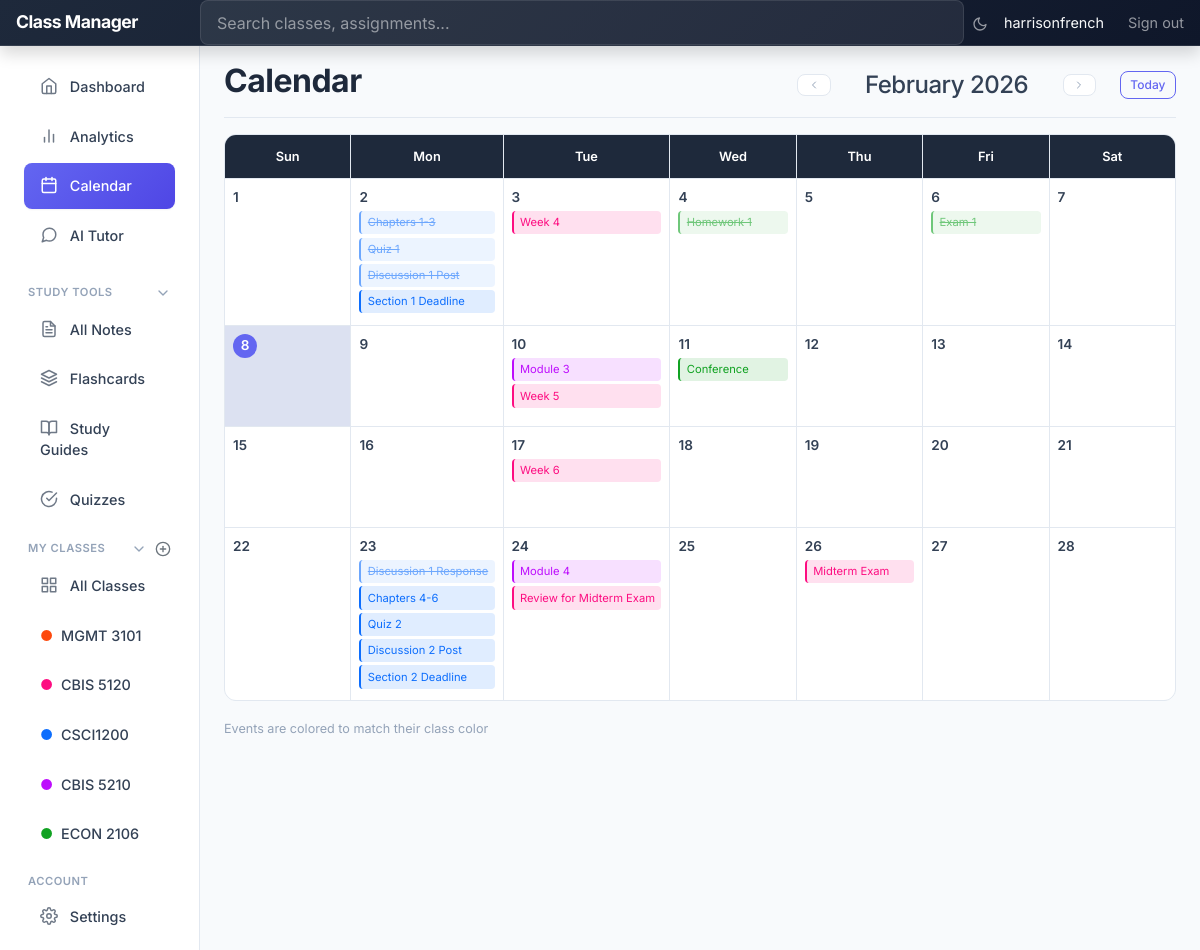
The app's page /calendar (signed in) with its own data.
### tables this page shows
CREATE TABLE users (
            id INTEGER PRIMARY KEY AUTOINCREMENT,
            email TEXT UNIQUE NOT NULL,
            username TEXT UNIQUE NOT NULL,
            password_hash TEXT NOT NULL,
            created_at TIMESTAMP DEFAULT CURRENT_TIMESTAMP,
            updated_at TIMESTAMP DEFAULT CURRENT_TIMESTAMP
        );

CREATE TABLE classes (
            id INTEGER PRIMARY KEY AUTOINCREMENT,
            name TEXT NOT NULL,
            code TEXT,
            instructor TEXT,
            semester TEXT,
            color TEXT DEFAULT '#0d6efd',
            description TEXT,
            created_at TIMESTAMP DEFAULT CURRENT_TIMESTAMP,
            updated_at TIMESTAMP DEFAULT CURRENT_TIMESTAMP
        , syllabus_filename TEXT, user_id INTEGER REFERENCES users(id));

CREATE TABLE assignments (
            id INTEGER PRIMARY KEY AUTOINCREMENT,
            class_id INTEGER NOT NULL,
            title TEXT NOT NULL,
            description TEXT,
            due_date DATE,
            points INTEGER,
            status TEXT DEFAULT 'pending',
            created_at TIMESTAMP DEFAULT CURRENT_TIMESTAMP,
            FOREIGN KEY (class_id) REFERENCES classes (id) ON DELETE CASCADE
        );

CREATE TABLE calendar_events (
            id INTEGER PRIMARY KEY AUTOINCREMENT,
            class_id INTEGER NOT NULL,
            title TEXT NOT NULL,
            description TEXT,
            event_date DATE,
            event_type TEXT DEFAULT 'other',
            created_at TIMESTAMP DEFAULT CURRENT_TIMESTAMP,
            FOREIGN KEY (class_id) REFERENCES classes (id) ON DELETE CASCADE
        );

### app/routes.py (the view)
@app.route('/calendar')
@login_required
def calendar():
    db = get_db()
    user_id = session['user_id']
    today = date.today()
    year = request.args.get('year', today.year, type=int)
    month = request.args.get('month', today.month, type=int)
    if month < 1:
        month = 12
        year -= 1
    elif month > 12:
        month = 1
        year += 1
    cursor = db.execute('''
        SELECT a.*, c.name as class_name, c.code as class_code, c.color as class_color
        FROM assignments a
        JOIN classes c ON a.class_id = c.id
        WHERE c.user_id = ?
        ORDER BY a.due_date ASC
    ''', (user_id,))
    assignments = cursor.fetchall()
    cursor = db.execute('''
        SELECT e.*, c.name as class_name, c.code as class_code, c.color as class_color
        FROM calendar_events e
        JOIN classes c ON e.class_id = c.id
        WHERE c.user_id = ?
        ORDER BY e.event_date ASC
    ''', (user_id,))
    events = cursor.fetchall()
    events_by_date = {}
    for assignment in assignments:
        if assignment['due_date']:
            date_str = assignment['due_date']
            if date_str not in events_by_date:
                events_by_date[date_str] = []
            status = assignment['status']
            try:
                due_date = datetime.strptime(date_str, '%Y-%m-%d').date()
                if due_date < today and status != 'completed':
                    status = 'completed'
            except ValueError:
                pass
            events_by_date[date_str].append({
                'title': assignment['title'],
                'type': 'assignment',
                'class_name': assignment['class_name'],
                'class_color': assignment['class_color'],
                'status': status
            })
    for event in events:
        if event['event_date']:
            date_str = event['event_date']
            if date_str not in events_by_date:
                events_by_date[date_str] = []
            events_by_date[date_str].append({
                'title': event['title'],
                'type': event['event_type'] or 'other',
                'class_name': event['class_name'],
                'class_color': event['class_color']
            })
    calendar_days = []
    month_calendar = cal.Calendar(firstweekday=6)  # Sunday first
    for day_date in month_calendar.itermonthdates(year, month):
        date_str = day_date.strftime('%Y-%m-%d')
        day_events = events_by_date.get(date_str, [])
        calendar_days.append({
            'day': day_date.day,
            'date': date_str,
            'current_month': day_date.month == month,
            'is_today': day_date == today,
            'events': day_events
        })
    prev_month = month - 1
    prev_year = year
    if prev_month < 1:
        prev_month = 12
        prev_year -= 1
    next_month = month + 1
    next_year = year
    if next_month > 12:
        next_month = 1
        next_year += 1
    month_name = cal.month_name[month]
    return render_template(
        'calendar.html',
        calendar_days=calendar_days,
        year=year,
        month_name=month_name,
        prev_year=prev_year,
        prev_month=prev_month,
        next_year=next_year,
        next_month=next_month
    )

### app/templates/calendar.html (shortened to what this page needs)
{% extends "dashboard_base.html" %}
{% block content %}
<div class="d-flex justify-content-between flex-wrap flex-md-nowrap align-items-center pt-3 pb-2 mb-3 border-bottom">
    <h1 class="h2">Calendar</h1>
    <div class="calendar-nav">
        <a href="{{ url_for('calendar', year=prev_year, month=prev_month) }}" class="btn btn-sm btn-outline-secondary">
            <span data-feather="chevron-left"></span>
        </a>
        <h2 class="h4">{{ month_name }} {{ year }}</h2>
        <a href="{{ url_for('calendar', year=next_year, month=next_month) }}" class="btn btn-sm btn-outline-secondary">
            <span data-feather="chevron-right"></span>
        </a>
        <a href="{{ url_for('calendar') }}" class="btn btn-sm btn-outline-primary ms-2">Today</a>
    </div>
</div>
<div class="calendar-grid">
    <div class="calendar-header">Sun</div>
    <div class="calendar-header">Mon</div>
    <div class="calendar-header">Tue</div>
    <div class="calendar-header">Wed</div>
    <div class="calendar-header">Thu</div>
    <div class="calendar-header">Fri</div>
    <div class="calendar-header">Sat</div>
    {% for day in calendar_days %}
    <div class="calendar-day {% if not day.current_month %}other-month{% endif %} {% if day.is_today %}today{% endif %}">
        <div class="day-number">{{ day.day }}</div>
        {% for event in day.events %}
        <div class="calendar-event {% if event.status == 'completed' %}completed{% endif %}"
             title="{{ event.title }}{% if event.class_name %} - {{ event.class_name }}{% endif %}"
             style="background: {{ event.class_color }}20; color: {{ event.class_color }}; border-left: 2px solid {{ event.class_color }};">
            {{ event.title }}
        </div>
        {% endfor %}
    </div>
    {% endfor %}
</div>
<div class="mt-3">
    <small class="text-muted">Events are colored to match their class color</small>
</div>
{% endblock %}

### app/templates/dashboard_base.html (shortened to what this page needs)
<!DOCTYPE html>
<html lang="en">
<head>
    <link href="https://cdn.jsdelivr.net/npm/bootstrap@5.3.0/dist/css/bootstrap.min.css" rel="stylesheet">
    <link href="{{ url_for('static', filename='css/dashboard.css') }}" rel="stylesheet">
</head>
<body>
    <header class="navbar navbar-dark sticky-top bg-dark flex-md-nowrap p-0 shadow">
        <a class="navbar-brand col-md-3 col-lg-2 me-0 px-3" href="{{ url_for('dashboard') }}">Class Manager</a>
        <form class="w-100" action="{{ url_for('search') }}" method="GET">
            <input class="form-control form-control-dark w-100" type="text" name="q" placeholder="Search classes, assignments..." aria-label="Search" style="color: #fff;">
        </form>
        <div class="navbar-nav">
            <div class="nav-item text-nowrap d-flex align-items-center">
                <button class="btn btn-link nav-link px-2" onclick="toggleTheme()" title="Toggle dark mode" style="font-size: 1.1rem;">
                    <span id="themeIcon" data-feather="moon"></span>
                </button>
                {% if g.user %}
                <span class="text-light px-2">{{ g.user.username }}</span>
                <a class="nav-link px-3" href="{{ url_for('auth.logout') }}">Sign out</a>
                {% else %}
                <a class="nav-link px-3" href="{{ url_for('auth.login') }}">Sign in</a>
                {% endif %}
            </div>
        </div>
    </header>
    <div class="container-fluid">
        <div class="row">
            <nav id="sidebarMenu" class="col-md-3 col-lg-2 d-md-block bg-light sidebar collapse">
                <div class="position-sticky pt-3 sidebar-sticky">
                    <ul class="nav flex-column">
                        <li class="nav-item">
                            <a class="nav-link {% if request.endpoint == 'dashboard' %}active{% endif %}" href="{{ url_for('dashboard') }}">
                                <span data-feather="home"></span>
                                Dashboard
                            </a>
                        </li>
                        <li class="nav-item">
                            <a class="nav-link {% if 'analytics' in request.endpoint %}active{% endif %}" href="{{ url_for('analytics.dashboard') }}">
                                <span data-feather="bar-chart-2"></span>
                                Analytics
                            </a>
                        </li>
                        <li class="nav-item">
                            <a class="nav-link {% if request.endpoint == 'calendar' %}active{% endif %}" href="{{ url_for('calendar') }}">
                                <span data-feather="calendar"></span>
                                Calendar
                            </a>
                        </li>
                        <li class="nav-item">
                            <a class="nav-link {% if 'ai_chat' in request.endpoint %}active{% endif %}" href="{{ url_for('ai_chat.chat_home') }}">
                                <span data-feather="message-circle"></span>
                                AI Tutor
                            </a>
                        </li>
                    </ul>
                    <h6 class="sidebar-heading d-flex justify-content-between align-items-center px-3 mt-4 mb-1 text-muted">
                        <a class="text-muted text-decoration-none d-flex align-items-center w-100" data-bs-toggle="collapse" href="#studyToolsCollapse" role="button" aria-expanded="true" aria-controls="studyToolsCollapse">
                            <span>Study Tools</span>
                            <span data-feather="chevron-down" class="ms-auto collapse-icon" style="width: 16px; height: 16px;"></span>
                        </a>
                    </h6>
                    <div class="collapse show" id="studyToolsCollapse">
                        <ul class="nav flex-column mb-2">
                            <li class="nav-item">
                                <a class="nav-link {% if request.endpoint == 'notes.list_notes' %}active{% endif %}" href="{{ url_for('notes.list_notes') }}">
                                    <span data-feather="file-text"></span>
                                    All Notes
                                </a>
                            </li>
                            <li class="nav-item">
                                <a class="nav-link {% if 'flashcards' in request.endpoint %}active{% endif %}" href="{{ url_for('flashcards.list_decks') }}">
                                    <span data-feather="layers"></span>
                                    Flashcards
                                </a>
                            </li>
                            <li class="nav-item">
                                <a class="nav-link {% if 'study_guides' in request.endpoint %}active{% endif %}" href="{{ url_for('study_guides.list_guides') }}">
                                    <span data-feather="book-open"></span>
                                    Study Guides
                                </a>
                            </li>
                            <li class="nav-item">
                                <a class="nav-link {% if 'quizzes' in request.endpoint %}active{% endif %}" href="{{ url_for('quizzes.list_quizzes') }}">
                                    <span data-feather="check-circle"></span>
                                    Quizzes
                                </a>
                            </li>
                        </ul>
                    </div>
                    <h6 class="sidebar-heading d-flex justify-content-between align-items-center px-3 mt-3 mb-1 text-muted">
                        <a class="text-muted text-decoration-none d-flex align-items-center flex-grow-1" data-bs-toggle="collapse" href="#classesCollapse" role="button" aria-expanded="true" aria-controls="classesCollapse">
                            <span>My Classes</span>
                            <span data-feather="chevron-down" class="ms-auto collapse-icon" style="width: 16px; height: 16px;"></span>
                        </a>
                        <a class="link-secondary ms-2" href="{{ url_for('classes.create_class') }}" aria-label="Add a new class">
                            <span data-feather="plus-circle"></span>
                        </a>
                    </h6>
                    <div class="collapse show" id="classesCollapse">
                        <ul class="nav flex-column mb-2">
                            <li class="nav-item">
                                <a class="nav-link {% if request.endpoint == 'classes.list_classes' %}active{% endif %}" href="{{ url_for('classes.list_classes') }}">
                                    <span data-feather="grid"></span>
                                    All Classes
                                </a>
                            </li>
                            {% if sidebar_classes %}
                                {% for class in sidebar_classes %}
                                <li class="nav-item">
                                    <a class="nav-link {% if request.endpoint == 'classes.view_class' and request.view_args.get('class_id') == class.id %}active{% endif %}" href="{{ url_for('classes.view_class', class_id=class.id) }}">
                                        <span class="me-1" style="color: {{ class.color }};">&#9679;</span>
                                        {{ class.code or class.name }}
                                    </a>
                                </li>
                                {% endfor %}
                            {% endif %}
                        </ul>
                    </div>
                    <h6 class="sidebar-heading d-flex justify-content-between align-items-center px-3 mt-3 mb-1 text-muted">
                        <span>Account</span>
                    </h6>
                    <ul class="nav flex-column mb-2">
                        <li class="nav-item">
                            <a class="nav-link {% if 'settings' in request.endpoint %}active{% endif %}" href="{{ url_for('settings.preferences') }}">
                                <span data-feather="settings"></span>
                                Settings
                            </a>
                        </li>
                    </ul>
                </div>
            </nav>
            <main class="col-md-9 ms-sm-auto col-lg-10 px-md-4">
                {% block content %}{% endblock %}
            </main>
        </div>
    </div>
</body>
</html>

### records on screen
users: user.username "harrisonfrench"
classes: code "MGMT 3101"
classes: code "CBIS 5120"
classes: code "CSCI1200"
classes: code "CBIS 5210"
classes: code "ECON 2106"
assignments: title "Chapters 1-3"
assignments: title "Quiz 1"
assignments: title "Discussion 1 Post"
calendar_events: title "Section 1 Deadline"
calendar_events: title "Week 4"
assignments: title "Homework 1"
assignments: title "Exam 1"
calendar_events: title "Module 3"
calendar_events: title "Week 5"
calendar_events: title "Conference"
calendar_events: title "Week 6"
assignments: title "Discussion 1 Response"
assignments: title "Chapters 4-6"
assignments: title "Quiz 2"
assignments: title "Discussion 2 Post"
calendar_events: title "Section 2 Deadline"
calendar_events: title "Module 4"
calendar_events: title "Review for Midterm Exam"
assignments: title "Midterm Exam"

### other values on screen
{{ month_name }} "February"
{{ year }} "2026"
{{ day.day }} "1" "2" "3" "4" "5" "6" "7" "8" "9" "10" "11" "12" "13" "14" "15" "16" "17" "18" "19" "20" "21" "22" "23" "24" "25" "26" "27" "28"
